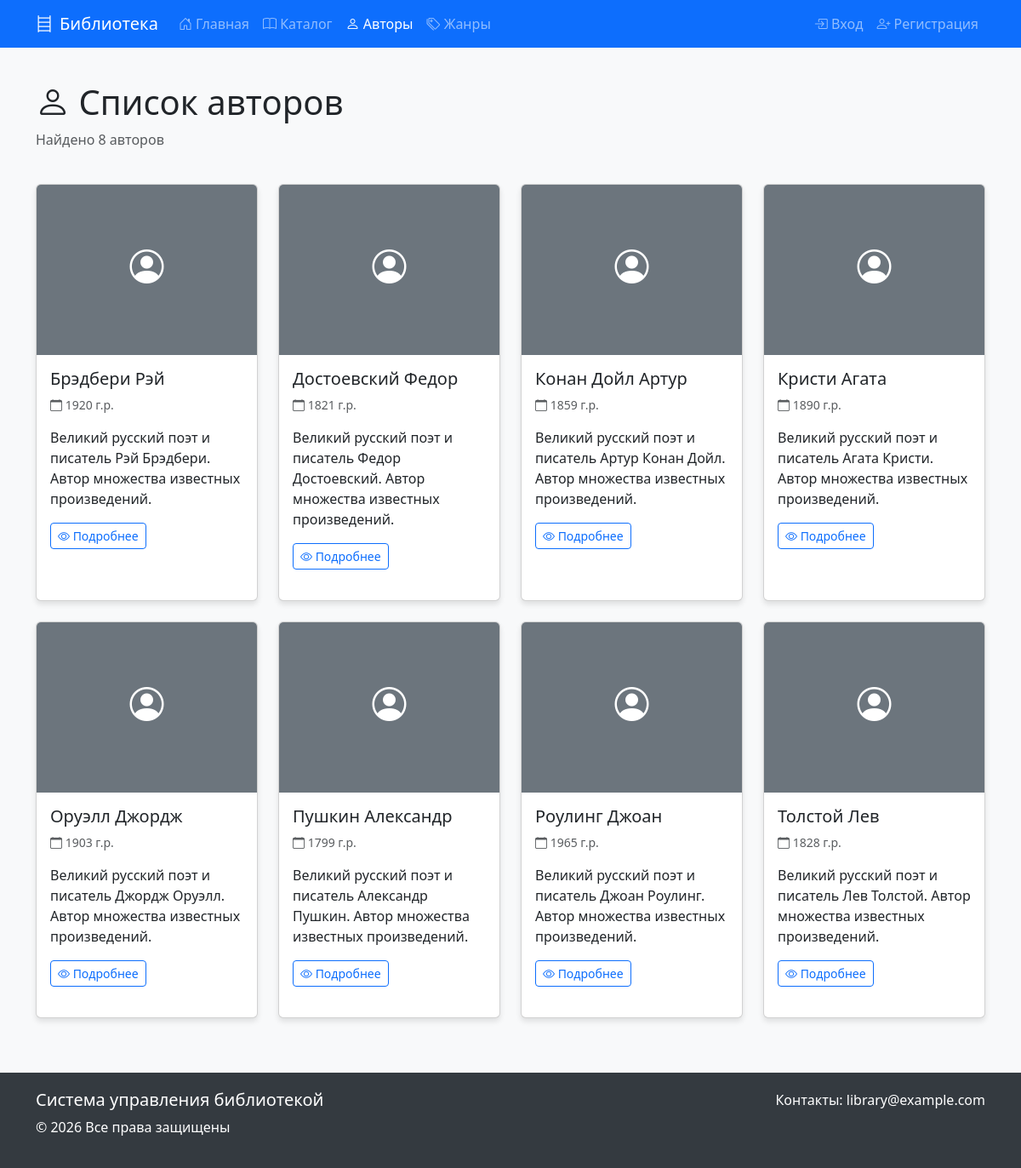
/authors/, run on an earlier commit of the app's database.
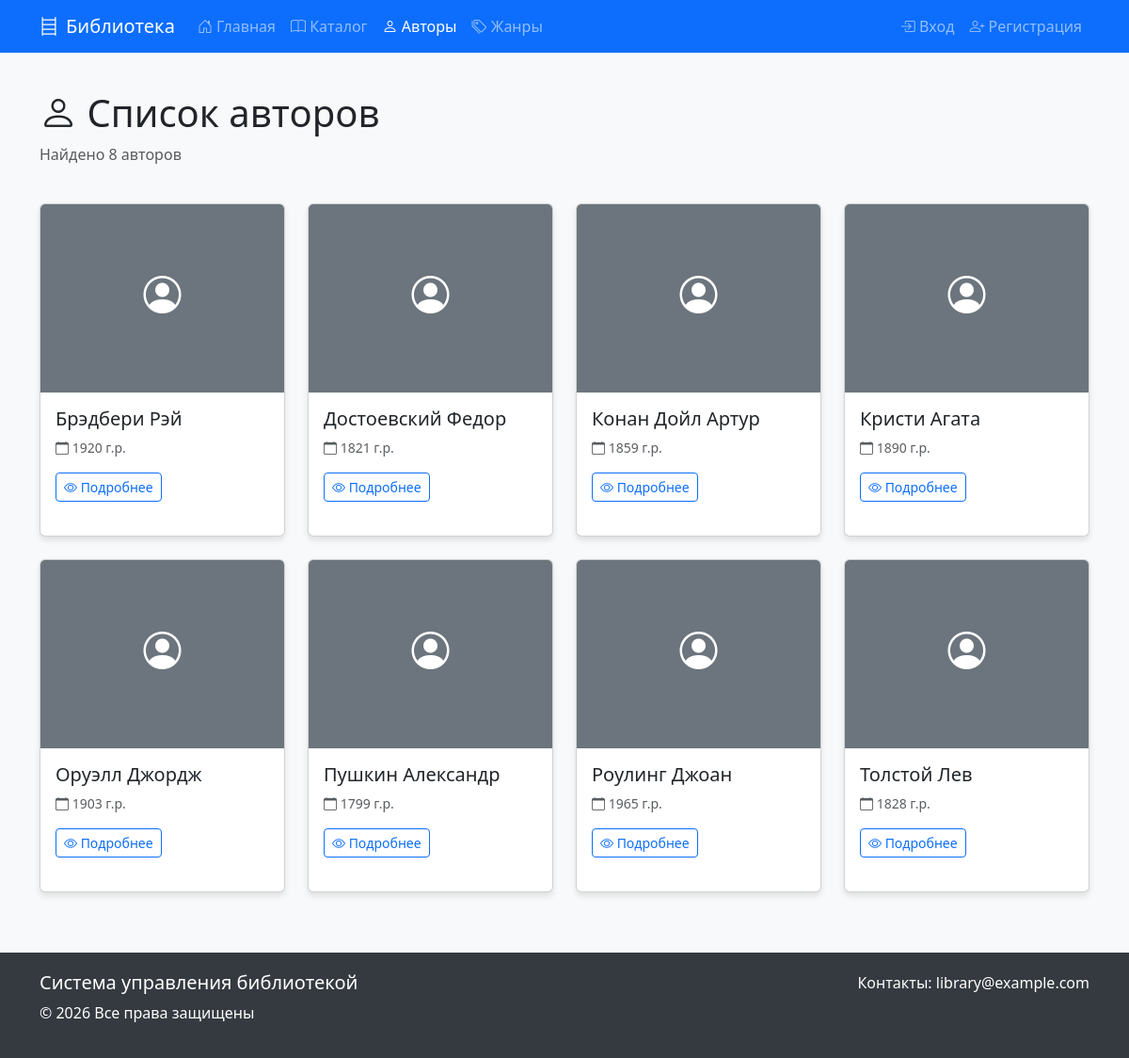
And on a later commit of the database.
### library_app/models.py (models this page shows, shortened)
class Author(models.Model):
    first_name = models.CharField(max_length=100)
    last_name = models.CharField(max_length=100)
    birth_date = models.DateField(null=True, blank=True)
    biography = models.TextField(blank=True)
    photo = models.ImageField(upload_to='authors/', null=True, blank=True)
    class Meta:
        ordering = ['last_name', 'first_name']
        verbose_name = 'Автор'
        verbose_name_plural = 'Авторы'

### library_app/views.py (the view)
# urls.py: path('authors/', views.authors_list, name='authors_list'),
def authors_list(request):
    authors = Author.objects.all()
    paginator = Paginator(authors, 12)
    page_number = request.GET.get('page')
    page_obj = paginator.get_page(page_number)
    context = {
        'page_obj': page_obj,
    }
    return render(request, 'library_app/authors_list.html', context)

### templates/library_app/authors_list.html (shortened to what this page needs)
{% extends 'base.html' %}
{% block content %}
<div class="row mb-4">
    <div class="col-md-12">
        <h1><i class="bi bi-person"></i> Список авторов</h1>
        <p class="text-muted">Найдено {{ page_obj.paginator.count }} авторов</p>
    </div>
</div>
<div class="row">
    {% for author in page_obj %}
        <div class="col-md-3 mb-4">
            <div class="card h-100">
                {% if author.photo %}
                    <img src="{{ author.photo.url }}" class="card-img-top" alt="{{ author.last_name }} {{ author.first_name }}" style="height: 200px; object-fit: cover;">
                {% else %}
                    <div class="card-img-top bg-secondary d-flex align-items-center justify-content-center" style="height: 200px;">
                        <i class="bi bi-person-circle h1 text-white"></i>
                    </div>
                {% endif %}
                <div class="card-body">
                    <h5 class="card-title">{{ author.last_name }} {{ author.first_name }}</h5>
                    {% if author.birth_date %}
                        <p class="card-text text-muted small">
                            <i class="bi bi-calendar"></i> {{ author.birth_date|date:"Y" }} г.р.
                        </p>
                    {% endif %}
                    <p class="card-text">{{ author.biography|truncatewords:15 }}</p>
                    <a href="{% url 'author_detail' author.id %}" class="btn btn-sm btn-outline-primary">
                        <i class="bi bi-eye"></i> Подробнее
                    </a>
                </div>
            </div>
        </div>
    {% empty %}
        <div class="col-12">
            <div class="alert alert-info">
                <i class="bi bi-info-circle"></i> Авторы не найдены.
            </div>
        </div>
    {% endfor %}
</div>
{% endblock %}

What changed in the data, as far as the page shows it:
changed Author "Брэдбери": biography "Великий русский поэт и писатель Рэй Брэдбери. Автор множества известных произведений." → (not shown)
changed Author "Достоевский": biography "Великий русский поэт и писатель Федор Достоевский. Автор множества известных произведений." → (not shown)
changed Author "Конан Дойл": biography "Великий русский поэт и писатель Артур Конан Дойл. Автор множества известных произведений." → (not shown)
changed Author "Кристи": biography "Великий русский поэт и писатель Агата Кристи. Автор множества известных произведений." → (not shown)
changed Author "Оруэлл": biography "Великий русский поэт и писатель Джордж Оруэлл. Автор множества известных произведений." → (not shown)
changed Author "Пушкин": biography "Великий русский поэт и писатель Александр Пушкин. Автор множества известных произведений." → (not shown)
changed Author "Роулинг": biography "Великий русский поэт и писатель Джоан Роулинг. Автор множества известных произведений." → (not shown)
changed Author "Толстой": biography "Великий русский поэт и писатель Лев Толстой. Автор множества известных произведений." → (not shown)
